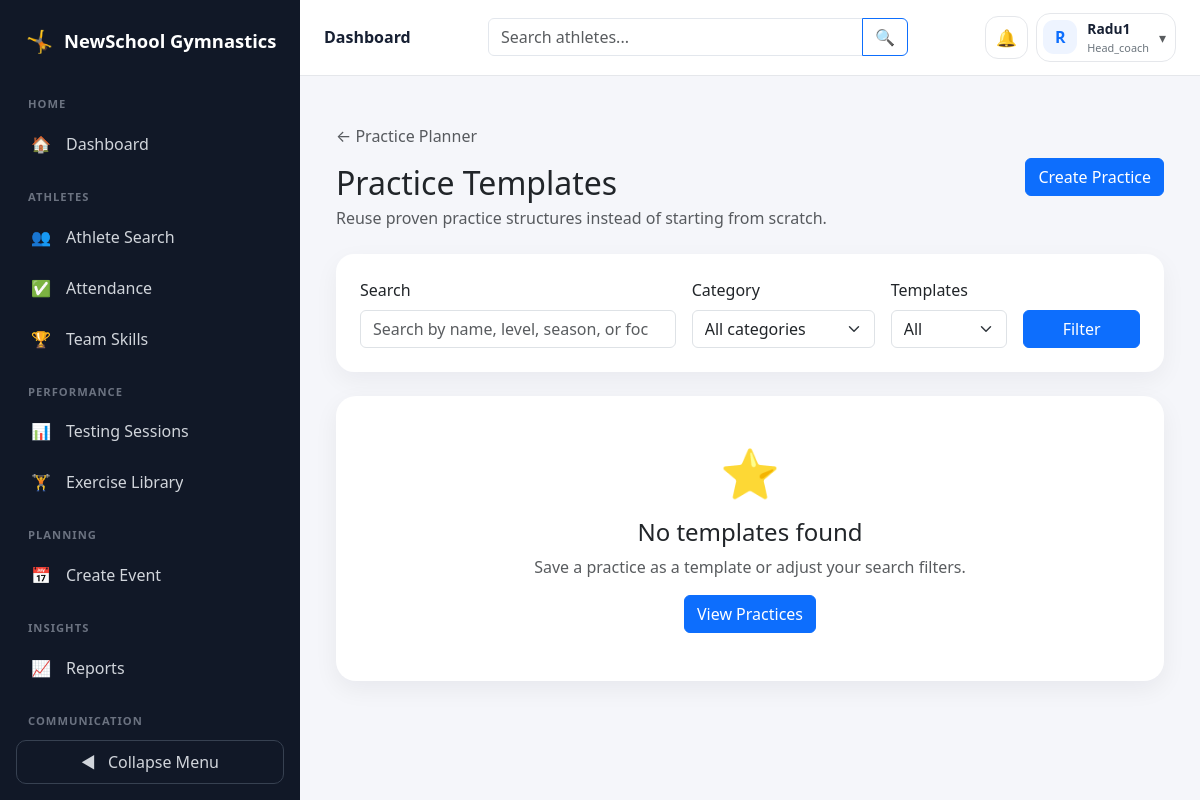
The app's page /practice-planner/templates/ (signed in), older data.
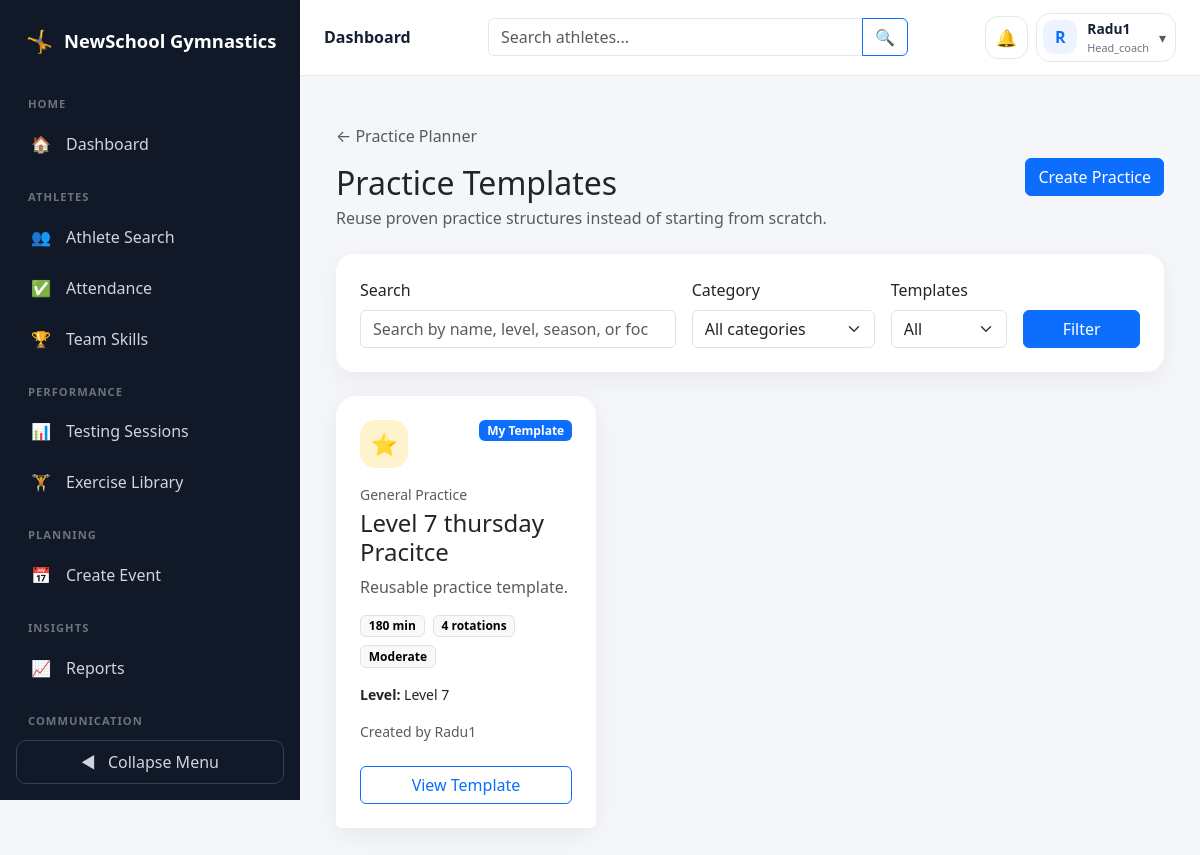
The same page, newer data.
### practice_planner/models.py (models this page shows, shortened)
class PracticeTemplate(models.Model):
    CATEGORY_GENERAL = 'general'
    CATEGORY_EVENT_FOCUS = 'event_focus'
    CATEGORY_COMPETITION = 'competition'
    CATEGORY_RECOVERY = 'recovery'
    CATEGORY_CONDITIONING = 'conditioning'
    CATEGORY_TESTING = 'testing'
    CATEGORY_CAMP = 'camp'
    CATEGORY_OTHER = 'other'
    CATEGORY_CHOICES = [
        (
            CATEGORY_GENERAL,
            'General Practice',
        ),
        (
            CATEGORY_EVENT_FOCUS,
            'Event Focus',
        ),
        (
            CATEGORY_COMPETITION,
            'Competition Preparation',
        ),
        (
            CATEGORY_RECOVERY,
            'Recovery Practice',
        ),
        (
            CATEGORY_CONDITIONING,
            'Conditioning',
        ),
        (
            CATEGORY_TESTING,
            'Testing',
        ),
        (
            CATEGORY_CAMP,
            'Camp',
        ),
        (
            CATEGORY_OTHER,
            'Other',
        ),
    ]
    name = models.CharField(
        max_length=180,
    )
    description = models.TextField(
        blank=True,
    )
    category = models.CharField(
        max_length=30,
        choices=CATEGORY_CHOICES,
        default=CATEGORY_GENERAL,
    )
    level = models.CharField(
        max_length=100,
        blank=True,
        help_text=(
            'Examples: Aspire 1, HP Novice, Level 7.'
        ),
    )
    season_phase = models.CharField(
        max_length=100,
        blank=True,
        help_text=(
            'Examples: Preseason, Competition Season, Recovery.'
        ),
    )
    planned_intensity = models.CharField(
        max_length=20,
        choices=PracticePlan.INTENSITY_CHOICES,
        default=PracticePlan.INTENSITY_MODERATE,
    )
    primary_focus = models.CharField(
        max_length=200,
        blank=True,
    )
    coach_objectives = models.TextField(
        blank=True,
    )
    general_notes = models.TextField(
        blank=True,
    )
    default_duration_minutes = models.PositiveIntegerField(
        default=180,
        help_text=(
            'The normal total duration of practices created '
            'from this template.'
        ),
    )
    is_active = models.BooleanField(
        default=True,
    )
    is_shared = models.BooleanField(
        default=False,
        help_text=(
            'Shared templates can be viewed and used by '
            'other coaches.'
        ),
    )
    created_by = models.ForeignKey(
        settings.AUTH_USER_MODEL,
        on_delete=models.CASCADE,
        related_name='created_practice_templates',
    )
    source_practice = models.ForeignKey(
        PracticePlan,
        on_delete=models.SET_NULL,
        related_name='saved_templates',
        null=True,
        blank=True,
        help_text=(
            'The original practice used to create this template.'
        ),
    )
    times_used = models.PositiveIntegerField(
        default=0,
    )
    created_at = models.DateTimeField(
        auto_now_add=True,
    )
    updated_at = models.DateTimeField(
        auto_now=True,
    )
    class Meta:
        ordering = [
            '-updated_at',
            'name',
        ]
        constraints = [
            models.UniqueConstraint(
                fields=[
                    'created_by',
                    'name',
                ],
                name='unique_practice_template_name_per_coach',
            ),
        ]

### accounts/models.py (models this page shows)
class User(AbstractUser):
    ROLE_CHOICES = [
        ('admin', 'Admin'),
        ('head_coach', 'Head Coach'),
        ('coach', 'Coach'),
        ('athlete', 'Athlete'),
        ('parent', 'Parent'),
    ]
    role = models.CharField(max_length=20, choices=ROLE_CHOICES)

### practice_planner/views.py (the view, shortened to what this page needs)
@login_required
def practice_template_list(request):
    if not user_is_coach(request.user):
        return coach_access_denied(request)
    search_query = request.GET.get(
        'search',
        '',
    ).strip()
    category_filter = request.GET.get(
        'category',
        '',
    ).strip()
    ownership_filter = request.GET.get(
        'ownership',
        'all',
    ).strip()
    templates = (
        PracticeTemplate.objects
        .select_related(
            'created_by',
            'source_practice',
        )
        .prefetch_related(
            'rotations__stations',
        )
        .filter(
            is_active=True,
        )
    )
    if request.user.role == 'head_coach':
        templates = templates.filter(
            Q(created_by=request.user)
            | Q(is_shared=True)
        )
    else:
        templates = templates.filter(
            Q(created_by=request.user)
            | Q(is_shared=True)
        )
    if category_filter:
        templates = templates.filter(
            category=category_filter,
        )
    if ownership_filter == 'mine':
        templates = templates.filter(
            created_by=request.user,
        )
    elif ownership_filter == 'shared':
        templates = templates.filter(
            is_shared=True,
        ).exclude(
            created_by=request.user,
        )
    templates = templates.order_by(
        '-updated_at',
        'name',
    )
    context = {
        'templates': templates,
        'search_query': search_query,
        'category_filter': category_filter,
        'ownership_filter': ownership_filter,
        'category_choices': (
            PracticeTemplate.CATEGORY_CHOICES
        ),
    }
    return render(
        request,
        'practice_planner/template_list.html',
        context,
    )

### communications/context_processors.py (called while the page is built)
def notification_context(request):
    if not request.user.is_authenticated:
        return {
            'global_notifications': [],
            'global_unread_notification_count': 0,
        }
    unread_notifications = (
        Notification.objects
        .filter(
            recipient=request.user,
            is_read=False
        )
        .order_by('-created_at')
    )
    return {
        'global_notifications': unread_notifications[:5],
        'global_unread_notification_count': (
            unread_notifications.count()
        ),
    }

### practice_planner/views.py (called while the page is built)
def user_is_coach(user):
    return (
            user.is_authenticated
            and user.role in COACH_ROLES
    )

### practice_planner/templates/practice_planner/template_list.html (shortened to what the changed rows need)
{% extends "base.html" %}
{% block content %}
<div class="container-fluid py-4">
    <div class="template-library-shell">
        <div class="d-flex flex-column flex-lg-row justify-content-between align-items-lg-center gap-3 mb-4">
            <div>
                <h1 class="h2 mt-3 mb-1">
                    Practice Templates
                </h1>
            </div>
        </div>
        {% if templates %}
            <div class="row g-4">
                {% for template in templates %}
                    <div class="col-12 col-md-6 col-xl-4">
                        <article class="card template-card h-100">
                            <div class="card-body p-4">
                                <div class="d-flex justify-content-between align-items-start gap-3 mb-3">
                                    <div class="template-icon">
                                        ⭐
                                    </div>
                                    <div class="d-flex flex-wrap justify-content-end gap-2">
                                        {% if template.created_by == request.user %}
                                            <span class="badge text-bg-primary">
                                                My Template
                                            </span>
                                        {% elif template.is_shared %}
                                            <span class="badge text-bg-success">
                                                Shared
                                            </span>
                                        {% endif %}
                                    </div>
                                </div>
                                <div class="small text-muted mb-1">
                                    {{ template.get_category_display }}
                                </div>
                                <h2 class="h4 mb-2">
                                    {{ template.name }}
                                </h2>
                                {% if template.description %}
                                    <p class="text-muted">
                                        {{ template.description|truncatechars:140 }}
                                    </p>
                                {% else %}
                                    <p class="text-muted">
                                        Reusable practice template.
                                    </p>
                                {% endif %}
                                <div class="d-flex flex-wrap gap-2 mb-3">
                                    <span class="badge text-bg-light border">
                                        {{ template.default_duration_minutes }}
                                        min
                                    </span>
                                    <span class="badge text-bg-light border">
                                        {{ template.rotations.count }}
                                        rotation{{ template.rotations.count|pluralize }}
                                    </span>
                                    <span class="badge text-bg-light border">
                                        {{ template.get_planned_intensity_display }}
                                    </span>
                                </div>
                                {% if template.level %}
                                    <div class="small mb-1">
                                        <strong>
                                            Level:
                                        </strong>
                                        {{ template.level }}
                                    </div>
                                {% endif %}
                                <div class="small text-muted mt-3">
                                    Created by
                                    {{ template.created_by.get_full_name|default:template.created_by.username }}
                                </div>
                            </div>
                            <div class="card-footer bg-white border-0 px-4 pb-4 pt-0">
                                <a
                                    href="{% url 'practice_planner:practice_template_detail' template.id %}"
                                    class="btn btn-outline-primary w-100"
                                >
                                    View Template
                                </a>
                            </div>
                        </article>
                    </div>
                {% endfor %}
            </div>
        {% else %}
            <section class="card template-card">
                <div class="card-body text-center py-5">
                    <div class="display-5 mb-3">
                        ⭐
                    </div>
                    <h2 class="h4">
                        No templates found
                    </h2>
                    <p class="text-muted">
                        Save a practice as a template or adjust your search filters.
                    </p>
                    <a
                        href="{% url 'practice_planner:dashboard' %}"
                        class="btn btn-primary"
                    >
                        View Practices
                    </a>
                </div>
            </section>
        {% endif %}
    </div>
</div>
{% endblock %}

Row changes from the older to the newer data that the page shows:
added PracticeTemplate: shows "My Template", category "General Practice", name "Level 7 thursday Pracitce", description "Reusable practice template.", default_duration_minutes "180", rotations.count "4", planned_intensity "Moderate", level "Level 7", created_by.get_full_name "Radu1"
Text that changed along with them:
text no longer shown: "⭐ No templates found Save a practice as a template or adjust your search filters. View Practices"
